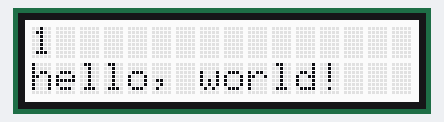
This sketch was run on a simulated Arduino Uno, built with avr-gcc and run on an emulated ATmega328P. Parts: 16×2 character LCD.

Above: at 1.1 s.
At 5.1 s:
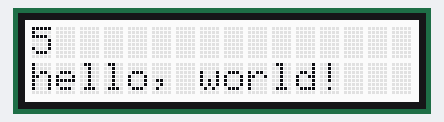
At 10.1 s:
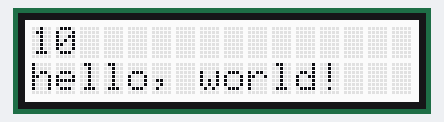
At 20.1 s:
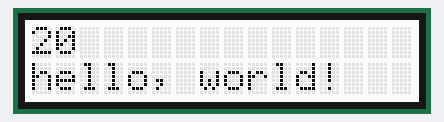
At 27.1 s:
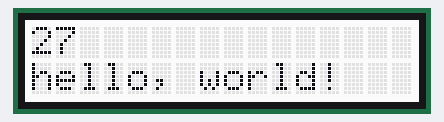
At 38.1 s:
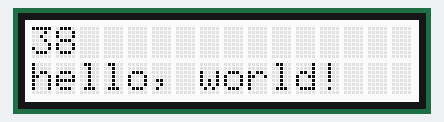

Measured:
- what the display in image 0 shows lasts 1.0 s, from 1.1 s to 2.1 s

The sketch:

ex2-a.ino
```cpp
#include <Wire.h>
#include "rgb_lcd.h"
rgb_lcd lcd;

void setup()
{
  lcd.begin(16, 2);
  lcd.setCursor(0, 1);
  lcd.print("hello, world!");
  delay(1000);
}

void loop()
{
  lcd.setCursor(0, 0);
  lcd.print(millis() / 1000);
  delay(100);
}
```
